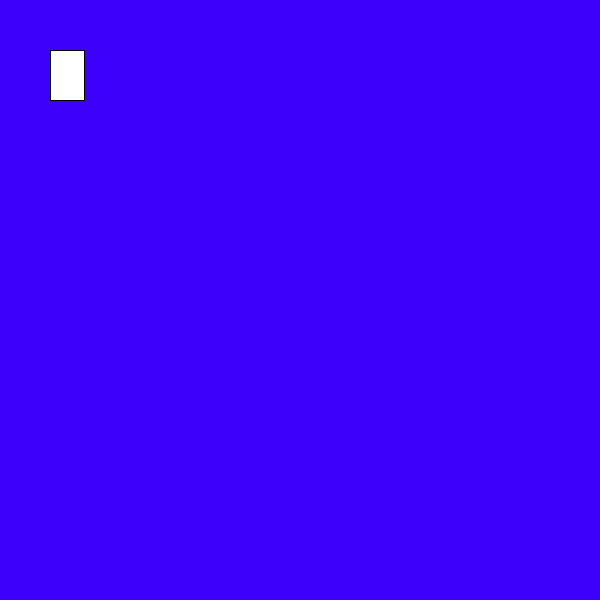
Frame 1 (no input)
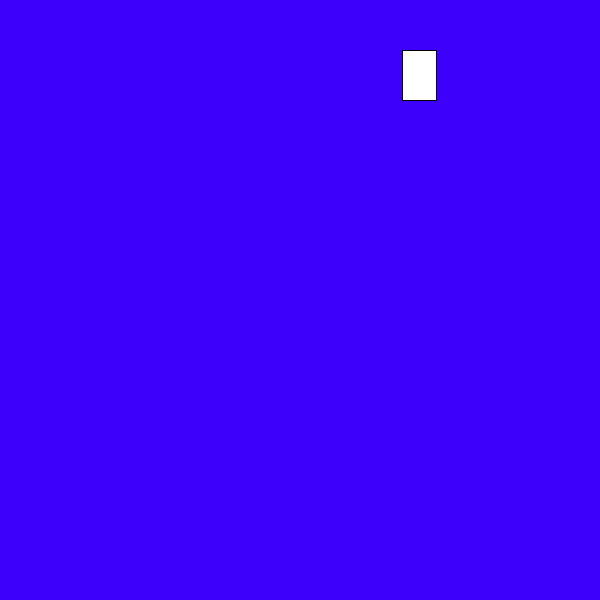
Frame 60 (the mouse pressed at the canvas centre just before this capture)
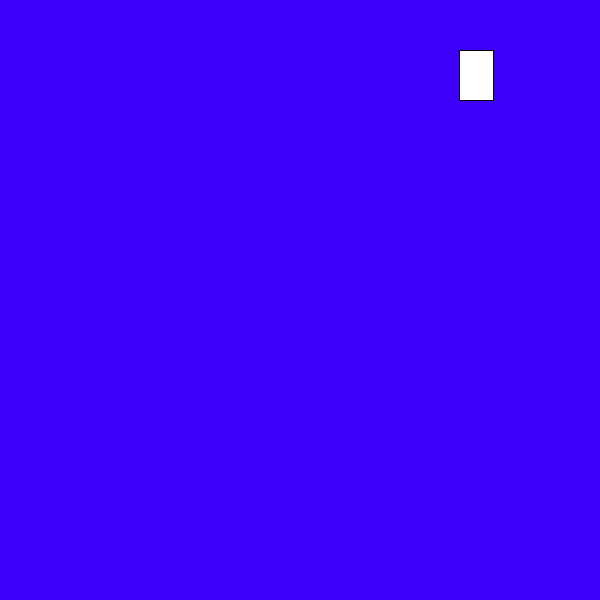
Frame 120 (the mouse held since frame 60 and released just before this capture)

The Processing sketch that drew these frames (run headless with seeded random() and noise(); from frame 60 on, the mouse is pressed at the canvas centre):

// Processing sketch: processing_1421
// ── processing_1421.pde

//Kütüphaneler
//değişkenler
//setup
//draw
//ekstra fonk


float hiz=1;
float x=50;
float y=50;
float en=34;
float boy=50;

void setup() {
  size(600,600);



}

void draw() { 

  background (61,0,250);
  rect (x,y,en,boy);
hiz=hiz*1.05;  
if (x>600-en) {hiz=-1;}
if (x<0) {hiz=1;}
x=x+hiz;

}








void mousePressed(){
  //x=x+1;
}
